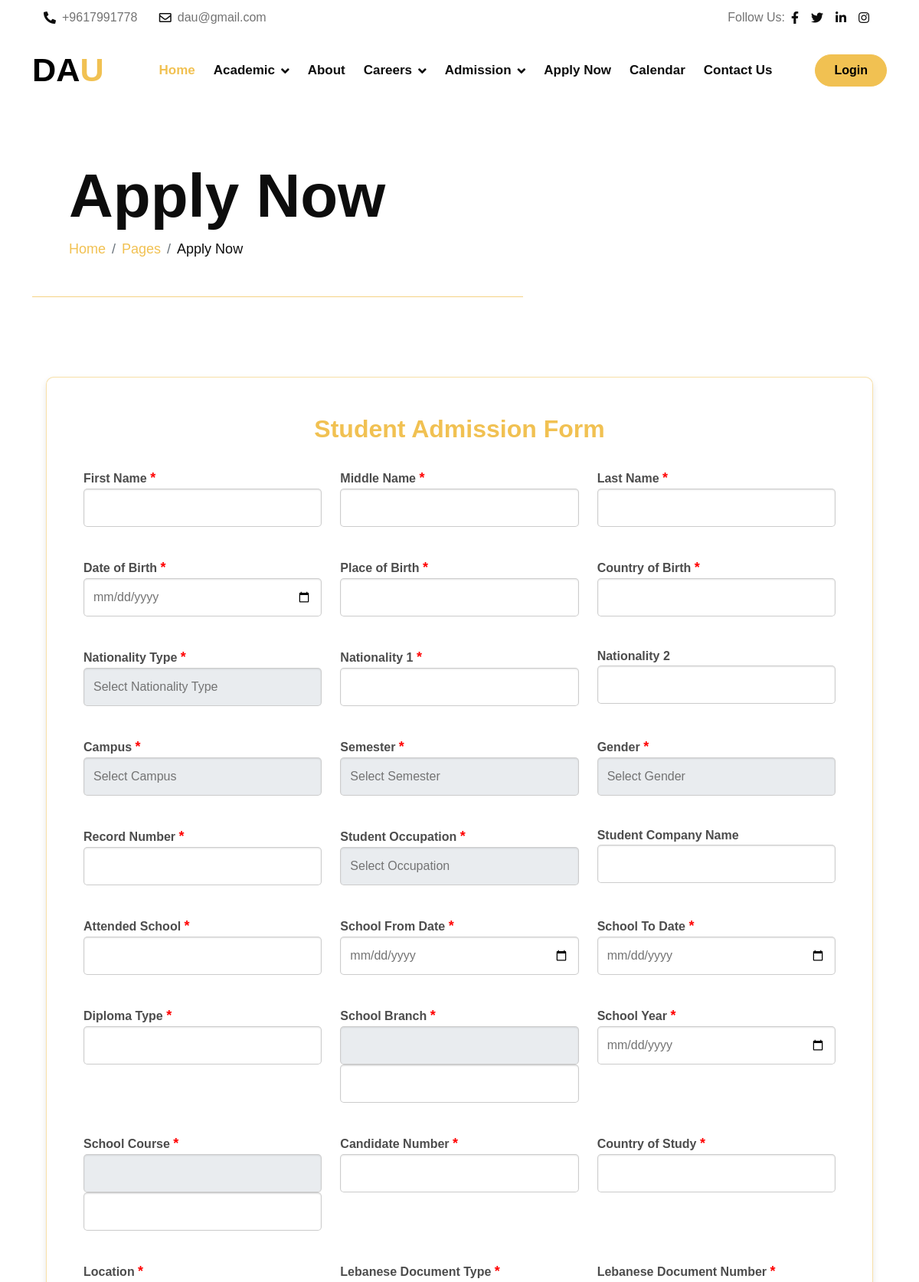
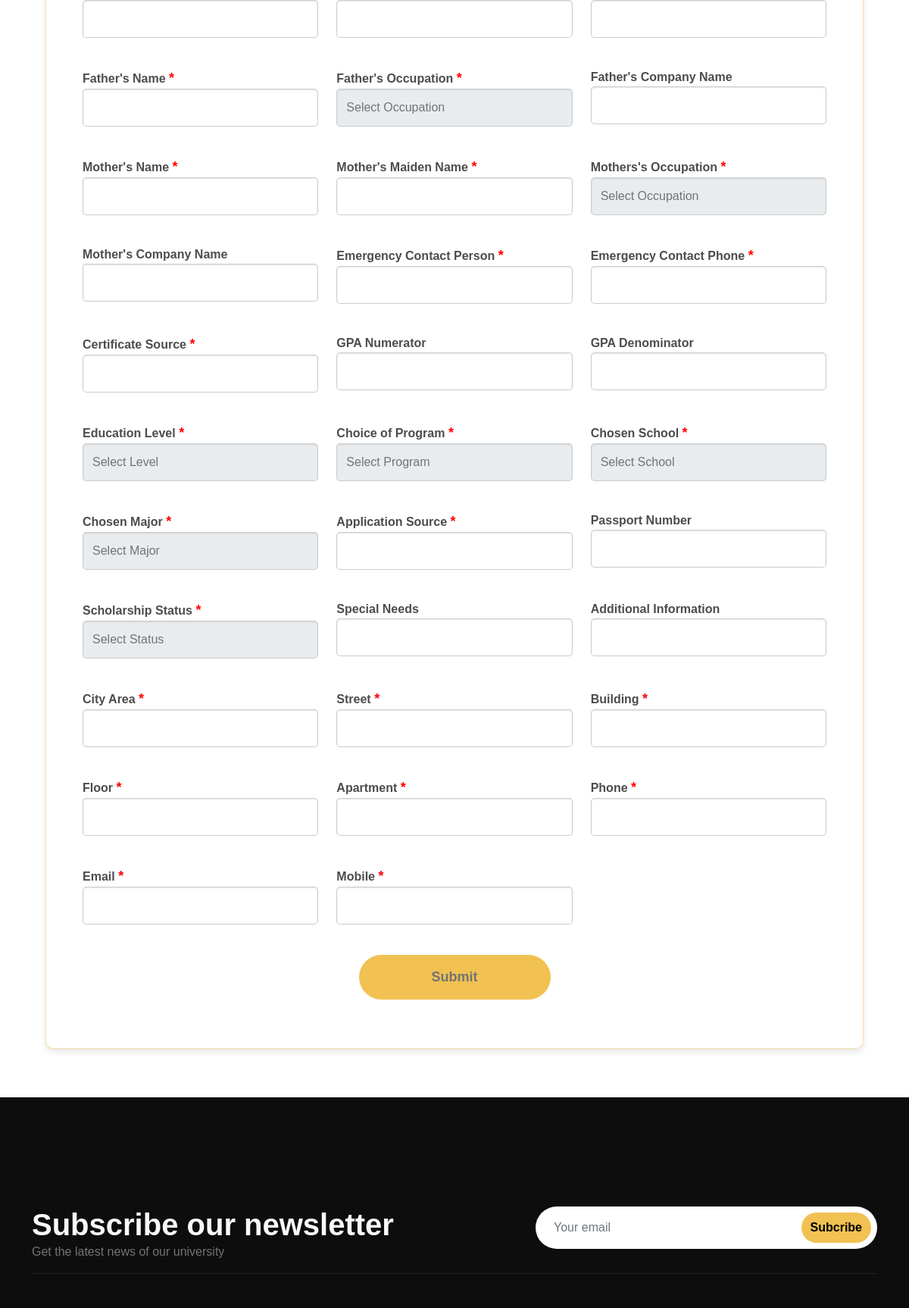
Page /Home/apply.php (upper part) on the committed database (2 pictures, top to bottom).
### tables this page shows
CREATE TABLE `moreinfo` (
  `Name` varchar(255) NOT NULL,
  `welcomeStatement` varchar(100) NOT NULL,
  `PhoneNumber` varchar(20) DEFAULT NULL,
  `Instagram` varchar(255) DEFAULT NULL,
  `Facebook` varchar(255) DEFAULT NULL,
  `Twitter` varchar(255) DEFAULT NULL,
  `Linkedin` varchar(255) DEFAULT NULL,
  `Email` varchar(255) DEFAULT NULL,
  `Location` varchar(255) DEFAULT NULL
);

### Home/apply.php (the view, shortened to what the rows shown need)
<?php require_once('common/header.php');
?>
<body>
    <?php require_once('common/navbar.php'); ?>
    <div class="container-fluid hero-header">
        <div class="container">
            <div class="row">
                <div class="col-lg-7">
                    <div class="hero-header-inner animated zoomIn">
                        <h1 class="display-1 text-dark">Apply Now
                        </h1>
                    </div>
                </div>
            </div>
        </div>
    </div>
    <div class="con mt-5" style=" background-color: #ffffff;
        margin-left:5%;
        margin-right:5%;
        padding: 3rem;
        border-radius: 10px;
        border:1px solid  rgba(241, 193, 82, 0.5);
        box-shadow: 0 4px 8px rgba(0, 0, 0, 0.1);">
        <h2 class="text-center">Student Admission Form</h2>
    </div>
</body>
</html>
<?php require_once('common/footer.php'); ?>

### Home/common/navbar.php (shortened to what the rows shown need)
<?php
require_once("class/main.class.php");
$info = new Main();
$allInfo = $info->getAllInfo();
?>
<div class="container-fluid fixed-top">
    <div class="container topbar d-none d-lg-block">
        <div class="topbar-inner" style="background-color: rgba(255, 255, 255, .5);">
            <div class="row gx-0">
                <div class="col-lg-7 text-start">
                    <div class="h-100 d-inline-flex align-items-center me-4">
                        <a href="#" class="text-secondary"><span><?= $allInfo[0]['PhoneNumber'] ?></span></a>
                    </div>
                    <div class="h-100 d-inline-flex align-items-center">
                        <a href="#" class="text-secondary"><span><?= $allInfo[0]['Email'] ?></span></a>
                    </div>
                </div>
            </div>
        </div>
    </div>
    <div class="container">
        <nav class="navbar navbar-light navbar-expand-lg py-3">
            <a href="index.html" class="navbar-brand">
                <?php
                $name = $allInfo[0]['Name'];
                $lastLetter = substr($name, -1);
                $nameWithoutLastLetter = substr($name, 0, -1);
                ?>
                <h1 class="mb-0" style="font-size:2.7rem; color:black;">
                    <?= $nameWithoutLastLetter ?><span class="text-primary"><?= $lastLetter ?></span>
                </h1>
            </a>
        </nav>
    </div>
</div>

### rows in the picture
moreinfo: PhoneNumber "+9617991778", Email "dau@gmail.com", Name "DA", Name "U"
